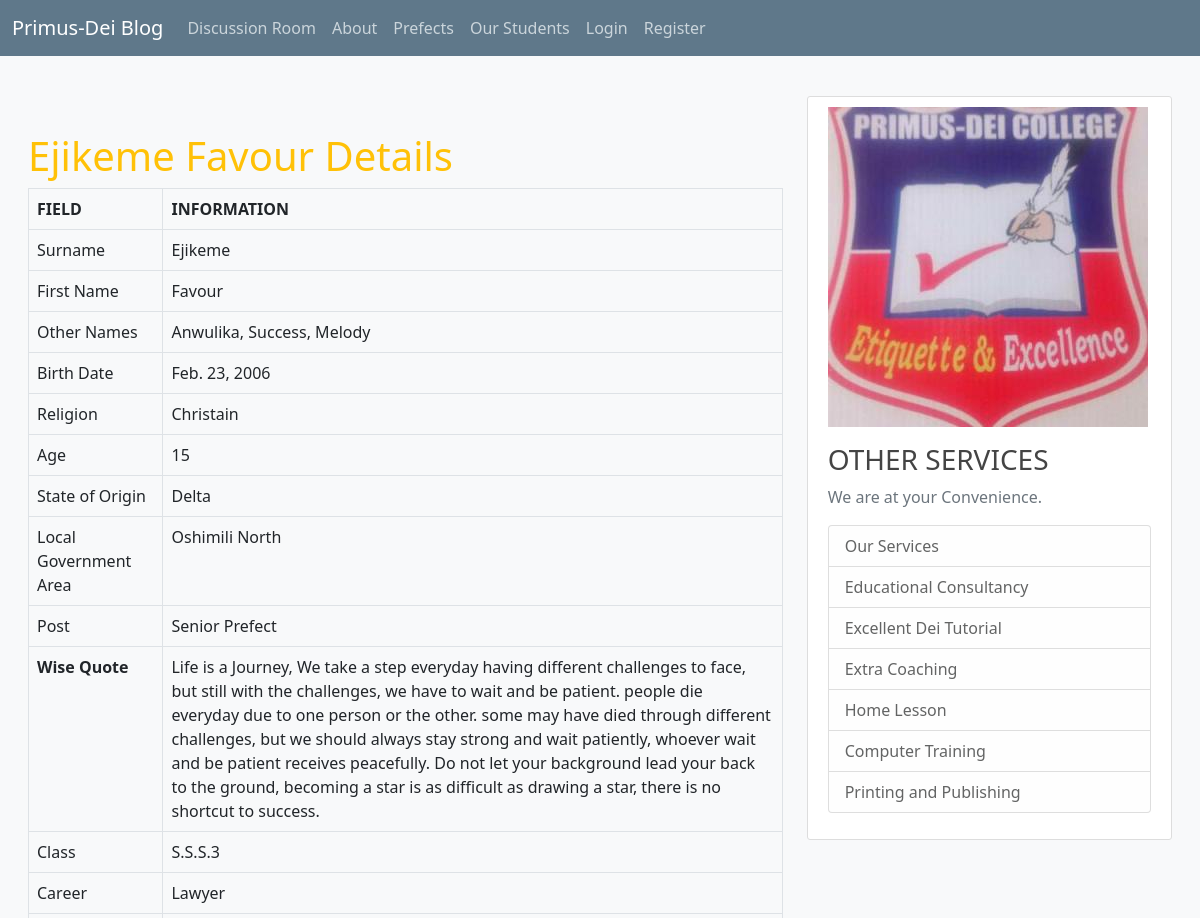
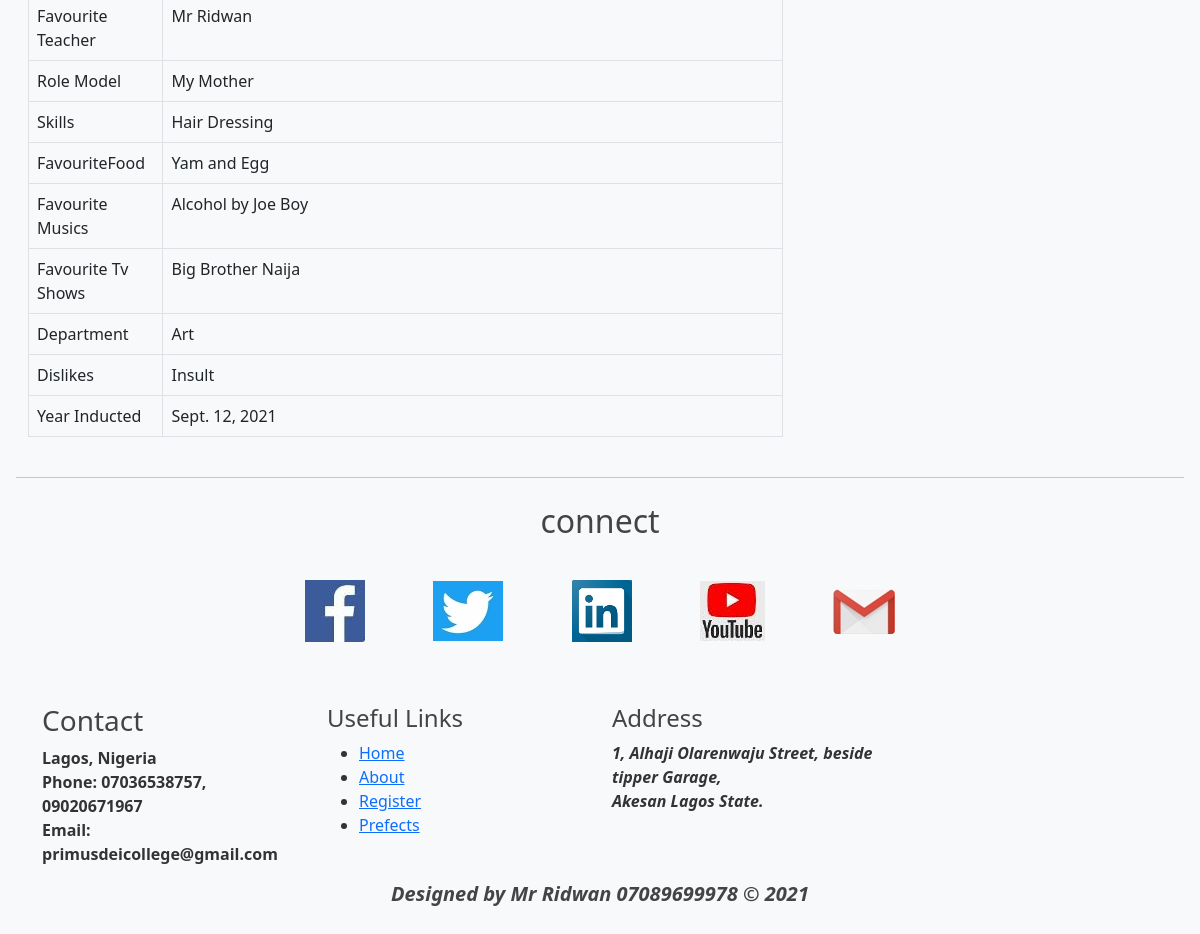
Screenshot of /Prefects/1/ with the database file from the repository (2 pictures, top to bottom).
### SchoolProfile/models.py (models this page shows, shortened)
class SchoolPrefect(models.Model):
    SurName = models.CharField(max_length=150)
    FirstName = models.CharField(max_length=150)
    OtherNames = models.CharField(blank=True, max_length=200)
    BirthDate = models.DateField()
    Religion = models.CharField(blank=True, max_length=50)
    Age = models.IntegerField(default=10)
    StateOfOrigin = models.CharField(max_length=30)
    LocalGovernmentArea = models.CharField(blank=True, max_length=200)
    Gender = models.CharField(max_length=10)
    Office = models.CharField(max_length=100)
    WiseQuote = models.TextField(blank=True)
    Picture = models.ImageField(upload_to='profile_pics')
    BestSubject = models.CharField(max_length=20)
    Class = models.CharField(max_length=10)
    Career = models.CharField(max_length=200)
    FavouriteTeacher = models.CharField(blank=True,max_length=200)
    RoleModel = models.TextField(blank=True)
    Skills = models.TextField(blank=True)
    FavouriteFood = models.CharField(max_length=200, blank=True)
    FavouriteMusic = models.TextField(blank=True)
    FavouriteTvShows = models.TextField(blank=True)
    Department = models.CharField(max_length=10)
    Dislikes = models.TextField(blank=True)
    YearInducted = models.DateField()

### SchoolProfile/views.py (the view)
# urls.py: path('Prefects/<int:pk>/', views.PrefectDetailView.as_view(), name='prefects_detail'),
class PrefectDetailView(DetailView):
    model = SchoolPrefect
    template_name = 'prefects_detail.html'

### SchoolProfile/templates/prefects_detail.html (shortened to what this page needs)
{% extends 'base.html' %}
{% block content %}
<h1 class="text-warning">{{object.SurName}} {{object.FirstName}}  Details</h1>
<table class="table table-bordered">
    <thead>
    <tr>
        <th scope="col">FIELD</th>
        <th scope="col">INFORMATION</th>
    </tr>
    </thead>
    <tbody>
    <tr><td>Surname</td><td>{{object.SurName}}</td></tr>
    <tr><td>First Name</td><td>{{object.FirstName}}</td></tr>
        <tr><td>Other Names</td><td>{{object.OtherNames}}</td><tr/>
    <tr><td>Birth Date</td><td>{{object.BirthDate}}</td><tr/>
    <tr><td>Religion</td><td>{{object.Religion}}</td><tr/>
    <tr><td>Age</td><td>{{object.Age}}</td><tr/>
    <tr><td>State of Origin</td><td>{{object.StateOfOrigin}}</td><tr/>
    <tr><td>Local Government Area</td><td>{{object.LocalGovernmentArea}}</td><tr/>
    <tr><td>Post</td><td>{{object.Office}}</td><tr/>
    <tr><td><strong>Wise Quote</strong></td><td>{{object.WiseQuote}}</td><tr/>
    <tr><td>Class</td><td>{{object.Class}}</td><tr/>
    <tr><td>Career</td><td>{{object.Career}}</td><tr/>
    <tr><td>Favourite Teacher</td><td>{{object.FavouriteTeacher}}</td><tr/>
    <tr><td>Role Model</td><td>{{object.RoleModel}}</td><tr/>
    <tr><td>Skills</td><td>{{object.Skills}}</td><tr/>
    <tr><td>FavouriteFood</td><td>{{object.FavouriteFood}}</td><tr/>
    <tr><td>Favourite Musics</td><td>{{object.FavouriteMusic}}</td><tr/>
    <tr><td>Favourite Tv Shows</td><td>{{object.FavouriteTvShows}}</td><tr/>
    <tr><td>Department</td><td>{{object.Department}}</td><tr/>
    <tr><td>Dislikes</td><td>{{object.Dislikes}}</td><tr/>
    <tr><td>Year Inducted</td><td>{{object.YearInducted}}</td><tr/>
    </tbody>
</table>
{% endblock content %}

### blogs/static/main.css (style rules this page uses)
body { background: #fafafa; color: #333333; margin-top: 5rem; }
h1, h2, h3, h4, h5, h6 { color: #444444; }

### rows the page displays
SchoolPrefect: SurName "Ejikeme", FirstName "Favour", OtherNames "Anwulika, Success, Melody", BirthDate "Feb. 23, 2006", Religion "Christain", Age "15", StateOfOrigin "Delta", LocalGovernmentArea "Oshimili North", Office "Senior Prefect", WiseQuote "Life is a Journey, We take a step everyday having different challenges to face, but still with the challenges, we have to wait and be patient. people die everyday due to one person or the other. some may have died through different challenges, but we should always stay strong and wait patiently, whoever wait and be patient receives peacefully. Do not let your background lead your back to the ground, becoming a star is as difficult as drawing a star, there is no shortcut to success.", Class "S.S.S.3", Career "Lawyer", FavouriteTeacher "Mr Ridwan", RoleModel "My Mother", Skills "Hair Dressing", FavouriteFood "Yam and Egg", FavouriteMusic "Alcohol by Joe Boy", FavouriteTvShows "Big Brother Naija", Department "Art", Dislikes "Insult", YearInducted "Sept. 12, 2021"
